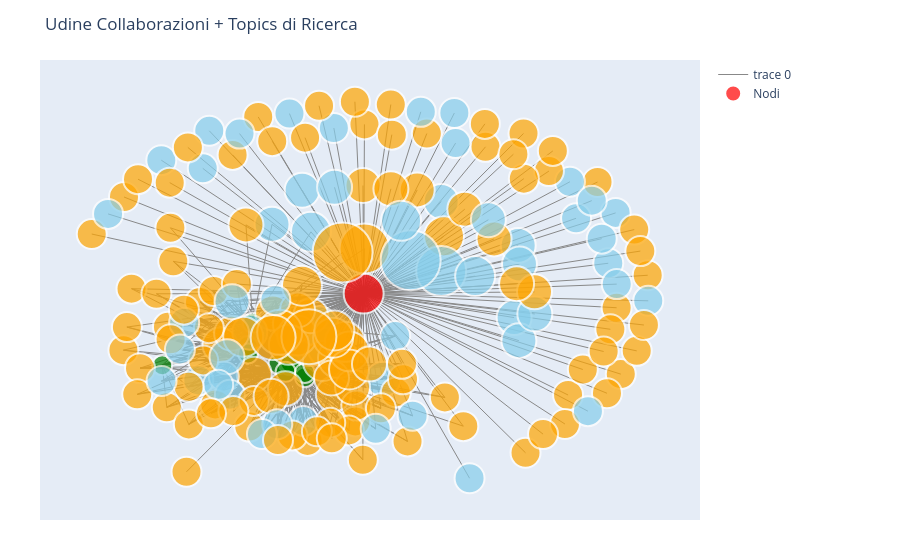

This figure's notebook cell:
### Code cell
import pandas as pd
import networkx as nx
import re
import plotly.graph_objects as go
from collections import Counter

df = pd.read_csv("nuovo_dataset.csv")
df = df.dropna(subset=["Affiliations"])
df["AffiliationsList"] = df["Affiliations"].str.split(";")

def is_udine(aff):
    return bool(re.search(r"\bUdine\b", aff, re.IGNORECASE))

df_udine = df[df["AffiliationsList"].apply(lambda affs: any(is_udine(a) for a in affs))]

collaborations = [aff.strip() for _row in df_udine.iterrows() for aff in _row[1]["AffiliationsList"] if not is_udine(aff)]

def classify_affiliation(aff):
    aff_lower = aff.lower()
    italian_keywords = ["italy", "udine", "padova", "padua", "milano", "roma"]
    return "Italian" if any(kw in aff_lower for kw in italian_keywords) else "Foreign"

collab_df = pd.DataFrame({"Affiliation": collaborations})
collab_df["Type"] = collab_df["Affiliation"].apply(classify_affiliation)
collab_counts = collab_df.groupby(["Affiliation", "Type"]).size().reset_index(name="weight")
collab_counts = collab_counts[collab_counts["weight"] >= 1]

# Keywords FIX
df_udine = df_udine.copy()
df_udine['Keywords'] = df_udine['Author Keywords'].fillna('') + ';' + df_udine['Index Keywords'].fillna('')
all_keywords = []
for kw_str in df_udine['Keywords']:
    if pd.notna(kw_str):
        all_keywords.extend([k.strip().lower() for k in re.split(r'[;,]', str(kw_str)) if k.strip()])

top_topics = [word for word, count in Counter(all_keywords).most_common(10)]
print("Top 10 Topics trovati:", top_topics)  # Es: ['algorithms', 'deep learning', 'quantum'...][file:1]

collab_topics = {aff: Counter() for aff in collab_counts['Affiliation']}
for _, row in df_udine.iterrows():
    affs = [a.strip() for a in row["AffiliationsList"]]
    if any(is_udine(a) for a in affs):
        kw_str_lower = str(row['Keywords']).lower()
        topics_in_paper = [t for t in top_topics if t in kw_str_lower]
        for aff in affs:
            if not is_udine(aff) and aff in collab_topics:
                for t in topics_in_paper:
                    collab_topics[aff][t] += 1

# Grafo Bipartito
G = nx.Graph()
G.add_node("University of Udine", bipartite=0, role="udine")
for _, row in collab_counts.iterrows():
    aff = row["Affiliation"]
    G.add_node(aff, bipartite=0, role=row["Type"], weight=row["weight"])
    for topic, wt in collab_topics[aff].items():
        if wt > 0:
            G.add_node(topic, bipartite=1)
            G.add_edge(aff, topic, weight=wt)
    G.add_edge("University of Udine", aff, weight=row["weight"])

print("Nodi grafo:", G.number_of_nodes(), "Archi:", G.number_of_edges())  # Debug[file:1]

# Plot (stesso)
pos = nx.spring_layout(G, seed=42)
edge_x, edge_y = [], []
for u, v, d in G.edges(data=True):
    x0, y0 = pos[u]; x1, y1 = pos[v]
    edge_x += [x0, x1, None]; edge_y += [y0, y1, None]

edge_trace = go.Scatter(x=edge_x, y=edge_y, line=dict(width=1, color='#888'), hoverinfo='none', mode='lines')

node_x, node_y, node_text, node_color, node_size = [], [], [], [], []
for node, data in G.nodes(data=True):
    x, y = pos[node]
    node_x.append(x); node_y.append(y)
    role = data.get('role', 'topic')
    wt = data.get('weight', G.degree(node))
    node_text.append(f"{node}<br>Collabs/Topics: {wt}")
    if role == "udine": color, size = 'red', 40
    elif role == "Italian": color, size = 'skyblue', 25 + 5 * wt
    elif role == "Foreign": color, size = 'orange', 25 + 5 * wt
    else: color, size = 'green', 20
    node_color.append(color); node_size.append(size)

node_trace = go.Scatter(x=node_x, y=node_y, mode='markers', text=node_text, hoverinfo='text',
                       marker=dict(color=node_color, size=node_size, line_width=2), name='Nodi')

legend_traces = [
    go.Scatter(marker=dict(size=20, color='red'), name='Udine'),
    go.Scatter(marker=dict(size=20, color='skyblue'), name='Italia'),
    go.Scatter(marker=dict(size=20, color='orange'), name='Estero'),
    go.Scatter(marker=dict(size=20, color='green'), name='Topics')
]

fig = go.Figure(data=[edge_trace, node_trace] + legend_traces,
                layout=go.Layout(title="Udine Collaborazioni + Topics di Ricerca", showlegend=True,
                                hovermode='closest', margin=dict(l=40, r=200, t=60, b=40),
                                xaxis=dict(showgrid=False, zeroline=False, showticklabels=False),
                                yaxis=dict(showgrid=False, zeroline=False, showticklabels=False)))
fig.show()

print("\nTop Collaborazioni:")
print(collab_counts.head())

### Figure 1 — Plotly figure (JSON) as saved in the notebook; plotly's stock layout.template omitted (floating-point values rounded to 4 significant figures; data arrays with more than 128 entries replaced by an {"elided": "..."} marker saying what was removed)
{"data": [{"hoverinfo": "none", "line": {"color": "#888", "width": 1}, "mode": "lines", "type": "scatter", "x": {"elided": "2226 float values"}, "y": {"elided": "2226 float values"}}, {"hoverinfo": "text", "marker": {"color": {"elided": "185 str values"}, "line": {"width": 2}, "size": {"elided": "185 int values"}}, "mode": "markers", "name": "Nodi", "text": {"elided": "185 str values"}, "type": "scatter", "x": {"elided": "185 float values"}, "y": {"elided": "185 float values"}}, {"marker": {"color": "red", "size": 20}, "name": "Udine", "type": "scatter"}, {"marker": {"color": "skyblue", "size": 20}, "name": "Italia", "type": "scatter"}, {"marker": {"color": "orange", "size": 20}, "name": "Estero", "type": "scatter"}, {"marker": {"color": "green", "size": 20}, "name": "Topics", "type": "scatter"}], "layout": {"hovermode": "closest", "margin": {"b": 40, "l": 40, "r": 200, "t": 60}, "showlegend": true, "title": {"text": "Udine Collaborazioni + Topics di Ricerca"}, "xaxis": {"showgrid": false, "showticklabels": false, "zeroline": false}, "yaxis": {"showgrid": false, "showticklabels": false, "zeroline": false}}}
